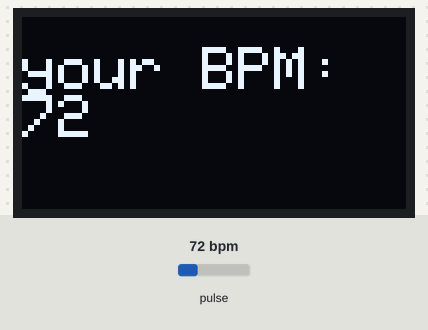
A sketch run on a simulated Arduino Uno, built with avr-gcc and run on an emulated ATmega328P. On the bench: 128×64 one-colour display. The inputs (shaded band) are chosen by the test bench; at power-on: pulse 72 bpm. What the sketch prints to the serial monitor is not drawn.

Above: at 4.3 s.
4.4 s: pulse set to 42 bpm
At 8.0 s:
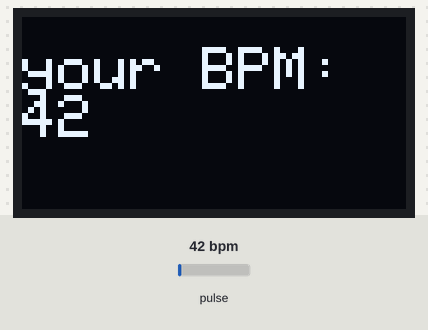
Timing chart, 0 to 9.5 s (numbered marks = the images above; inputs shaded):
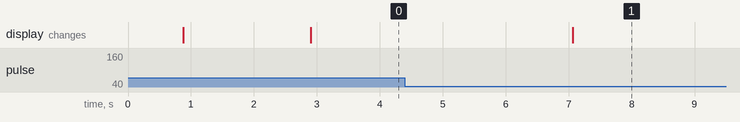

Measured:
- after the input at 4.4 s, the display: changes after 2.7 s (image 1)

The sketch:

project.ino
```cpp
/*  Getting_BPM_to_Monitor prints the BPM to the Serial Monitor, using the least lines of code and PulseSensor Library.
 *  Tutorial Webpage: https://pulsesensor.com/pages/getting-advanced
 *
--------Use This Sketch To------------------------------------------
1) Displays user's live and changing BPM, Beats Per Minute, in Arduino's native Serial Monitor.
2) Print: "♥  A HeartBeat Happened !" when a beat is detected, live.
2) Learn about using a PulseSensor Library "Object".
4) Blinks the builtin LED with user's Heartbeat.
--------------------------------------------------------------------*/

#define USE_ARDUINO_INTERRUPTS true    // Set-up low-level interrupts for most acurate BPM math.
#include <PulseSensorPlayground.h>     // Includes the PulseSensorPlayground Library.
#include <Wire.h>
#include <Adafruit_GFX.h>
#include <Adafruit_SSD1306.h>

#define SCREEN_WIDTH 128 /*128 width of OLED in pixels*/
#define SCREEN_HEIGHT 64 /*64 height of OLED in pixels*/
Adafruit_SSD1306 display(SCREEN_WIDTH, SCREEN_HEIGHT, &Wire, -1); /*OLED display connected at I2C pins (SDA, SCL)*/

//  Variables
const int PulseWire = 0;       // PulseSensor PURPLE WIRE connected to ANALOG PIN 0
//const int LED = LED_BULITIN;          // The on-board Arduino LED, close to PIN 13.
int Threshold = 550;           // Determine which Signal to "count as a beat" and which to ignore.
                               // Use the "Gettting Started Project" to fine-tune Threshold Value beyond default setting.
                               // Otherwise leave the default "550" value.

PulseSensorPlayground pulseSensor;  // Creates an instance of the PulseSensorPlayground object called "pulseSensor"


void setup() {

  Serial.begin(9600);          // For Serial Monitor

  // Configure the PulseSensor object, by assigning our variables to it.
  pulseSensor.analogInput(PulseWire);
  //pulseSensor.blinkOnPulse(LED);       //auto-magically blink Arduino's LED with heartbeat.
  pulseSensor.setThreshold(Threshold);

  // Double-check the "pulseSensor" object was created and "began" seeing a signal.
   if (pulseSensor.begin()) {
    Serial.println("We created a pulseSensor Object !");  //This prints one time at Arduino power-up,  or on Arduino reset.
  }

}


void loop() {
if (pulseSensor.sawStartOfBeat()) {            // Constantly test to see if "a beat happened".
int myBPM = pulseSensor.getBeatsPerMinute();
  Serial.begin(115200);  /*Baud rate UART communication */
  if(!display.begin(SSD1306_SWITCHCAPVCC, 0x3C)) { /*I2C Address at which OLED will communicate*/
    Serial.println(F("SSD1306 allocation failed"));
    for(;;);
  }
  delay(2000);
  display.clearDisplay();  /*Clear display*/
  display.setTextSize(2);  /*OLED screen text size defined*/
  display.setTextColor(WHITE); /*OLED screen text color*/
  display.setCursor(0, 10); /*Display static text*/
  display.println("your BPM: ");
  display.println(myBPM);  /*String to represent on OLED display*/
  display.display();
}


  delay(20);                    // considered best practice in a simple sketch.

}
```
